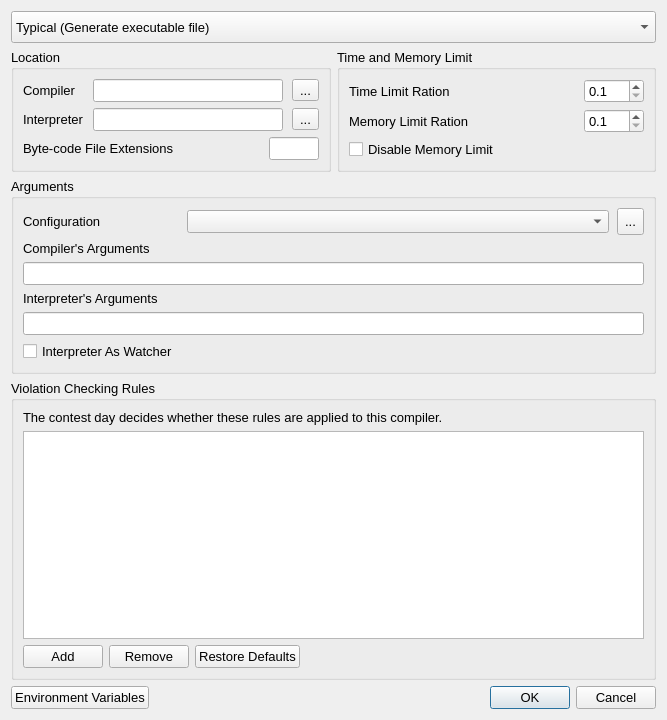
<?xml version="1.0" encoding="UTF-8"?>
<ui version="4.0">
 <class>AdvancedCompilerSettingsDialog</class>
 <widget class="QDialog" name="AdvancedCompilerSettingsDialog">
  <property name="geometry">
   <rect>
    <x>0</x>
    <y>0</y>
    <width>667</width>
    <height>720</height>
   </rect>
  </property>
  <property name="minimumSize">
   <size>
    <width>0</width>
    <height>0</height>
   </size>
  </property>
  <property name="windowTitle">
   <string>Compiler Settings</string>
  </property>
  <layout class="QVBoxLayout" name="verticalLayout">
   <item>
    <layout class="QHBoxLayout" name="horizontalLayout">
     <item>
      <widget class="QComboBox" name="typeSelect">
       <property name="minimumSize">
        <size>
         <width>211</width>
         <height>32</height>
        </size>
       </property>
       <property name="maximumSize">
        <size>
         <width>16777215</width>
         <height>32</height>
        </size>
       </property>
       <property name="font">
        <font>
         <pointsize>10</pointsize>
        </font>
       </property>
       <item>
        <property name="text">
         <string>Typical (Generate executable file)</string>
        </property>
       </item>
       <item>
        <property name="text">
         <string>Interpretive (Generate byte-code file)</string>
        </property>
       </item>
       <item>
        <property name="text">
         <string>Interpretive (Run source code directly)</string>
        </property>
       </item>
      </widget>
     </item>
    </layout>
   </item>
   <item>
    <layout class="QHBoxLayout" name="horizontalLayout_6">
     <item>
      <widget class="QGroupBox" name="locationGroup">
       <property name="font">
        <font>
         <pointsize>10</pointsize>
        </font>
       </property>
       <property name="title">
        <string>Location</string>
       </property>
       <layout class="QVBoxLayout" name="verticalLayout_2">
        <item>
         <layout class="QGridLayout" name="gridLayout">
          <property name="horizontalSpacing">
           <number>9</number>
          </property>
          <item row="0" column="0">
           <widget class="QLabel" name="compilerLabel">
            <property name="sizePolicy">
             <sizepolicy hsizetype="Fixed" vsizetype="Preferred">
              <horstretch>0</horstretch>
              <verstretch>0</verstretch>
             </sizepolicy>
            </property>
            <property name="text">
             <string>Compiler</string>
            </property>
           </widget>
          </item>
          <item row="0" column="1">
           <widget class="QLineEdit" name="compilerLocation"/>
          </item>
          <item row="0" column="2">
           <widget class="QToolButton" name="compilerSelectButton">
            <property name="text">
             <string notr="true">...</string>
            </property>
           </widget>
          </item>
          <item row="1" column="0">
           <widget class="QLabel" name="interpreterLabel">
            <property name="sizePolicy">
             <sizepolicy hsizetype="Fixed" vsizetype="Preferred">
              <horstretch>0</horstretch>
              <verstretch>0</verstretch>
             </sizepolicy>
            </property>
            <property name="text">
             <string>Interpreter</string>
            </property>
           </widget>
          </item>
          <item row="1" column="1">
           <widget class="QLineEdit" name="interpreterLocation"/>
          </item>
          <item row="1" column="2">
           <widget class="QToolButton" name="interpreterSelectButton">
            <property name="text">
             <string notr="true">...</string>
            </property>
           </widget>
          </item>
         </layout>
        </item>
        <item>
         <layout class="QHBoxLayout" name="horizontalLayout_3">
          <property name="spacing">
           <number>9</number>
          </property>
          <item>
           <widget class="QLabel" name="bytecodeExtensionLabel">
            <property name="sizePolicy">
             <sizepolicy hsizetype="Fixed" vsizetype="Preferred">
              <horstretch>0</horstretch>
              <verstretch>0</verstretch>
             </sizepolicy>
            </property>
            <property name="text">
             <string>Byte-code File Extensions</string>
            </property>
           </widget>
          </item>
          <item>
           <spacer name="horizontalSpacer_5">
            <property name="orientation">
             <enum>Qt::Horizontal</enum>
            </property>
            <property name="sizeHint" stdset="0">
             <size>
              <width>40</width>
              <height>20</height>
             </size>
            </property>
           </spacer>
          </item>
          <item>
           <widget class="QLineEdit" name="bytecodeExtension">
            <property name="maximumSize">
             <size>
              <width>50</width>
              <height>16777215</height>
             </size>
            </property>
           </widget>
          </item>
         </layout>
        </item>
       </layout>
      </widget>
     </item>
     <item>
      <widget class="QGroupBox" name="limitGroup">
       <property name="font">
        <font>
         <pointsize>10</pointsize>
        </font>
       </property>
       <property name="title">
        <string>Time and Memory Limit</string>
       </property>
       <layout class="QGridLayout" name="gridLayout_2">
        <property name="horizontalSpacing">
         <number>8</number>
        </property>
        <property name="verticalSpacing">
         <number>6</number>
        </property>
        <item row="1" column="2">
         <widget class="QDoubleSpinBox" name="memoryLimitRatio">
          <property name="decimals">
           <number>1</number>
          </property>
          <property name="minimum">
           <double>0.100000000000000</double>
          </property>
          <property name="maximum">
           <double>999.899999999999977</double>
          </property>
          <property name="singleStep">
           <double>0.100000000000000</double>
          </property>
         </widget>
        </item>
        <item row="0" column="0">
         <widget class="QLabel" name="timeLimitRationLabel">
          <property name="text">
           <string>Time Limit Ration</string>
          </property>
         </widget>
        </item>
        <item row="1" column="0">
         <widget class="QLabel" name="memoryLimitRatioLabel">
          <property name="text">
           <string>Memory Limit Ration</string>
          </property>
         </widget>
        </item>
        <item row="0" column="2">
         <widget class="QDoubleSpinBox" name="timeLimitRatio">
          <property name="decimals">
           <number>1</number>
          </property>
          <property name="minimum">
           <double>0.100000000000000</double>
          </property>
          <property name="maximum">
           <double>999.899999999999977</double>
          </property>
          <property name="singleStep">
           <double>0.100000000000000</double>
          </property>
         </widget>
        </item>
        <item row="2" column="0">
         <widget class="QCheckBox" name="disableMemoryLimit">
          <property name="text">
           <string>Disable Memory Limit</string>
          </property>
         </widget>
        </item>
        <item row="0" column="1">
         <spacer name="horizontalSpacer_2">
          <property name="orientation">
           <enum>Qt::Horizontal</enum>
          </property>
          <property name="sizeHint" stdset="0">
           <size>
            <width>57</width>
            <height>20</height>
           </size>
          </property>
         </spacer>
        </item>
        <item row="1" column="1">
         <spacer name="horizontalSpacer_3">
          <property name="orientation">
           <enum>Qt::Horizontal</enum>
          </property>
          <property name="sizeHint" stdset="0">
           <size>
            <width>57</width>
            <height>20</height>
           </size>
          </property>
         </spacer>
        </item>
       </layout>
      </widget>
     </item>
    </layout>
   </item>
   <item>
    <widget class="QGroupBox" name="argumentsGroup">
     <property name="font">
      <font>
       <pointsize>10</pointsize>
      </font>
     </property>
     <property name="title">
      <string>Arguments</string>
     </property>
     <layout class="QGridLayout" name="gridLayout_3">
      <property name="horizontalSpacing">
       <number>8</number>
      </property>
      <property name="verticalSpacing">
       <number>6</number>
      </property>
      <item row="3" column="0">
       <widget class="QLabel" name="interpreterArgumentsLabel">
        <property name="sizePolicy">
         <sizepolicy hsizetype="Fixed" vsizetype="Preferred">
          <horstretch>0</horstretch>
          <verstretch>0</verstretch>
         </sizepolicy>
        </property>
        <property name="text">
         <string>Interpreter's Arguments</string>
        </property>
       </widget>
      </item>
      <item row="5" column="0">
       <widget class="QCheckBox" name="interpreterAsWatcher">
        <property name="text">
         <string>Interpreter As Watcher</string>
        </property>
       </widget>
      </item>
      <item row="0" column="1">
       <widget class="QComboBox" name="configurationSelect"/>
      </item>
      <item row="0" column="0">
       <widget class="QLabel" name="configurationLabel">
        <property name="sizePolicy">
         <sizepolicy hsizetype="Fixed" vsizetype="Preferred">
          <horstretch>0</horstretch>
          <verstretch>0</verstretch>
         </sizepolicy>
        </property>
        <property name="text">
         <string>Configuration</string>
        </property>
       </widget>
      </item>
      <item row="0" column="2">
       <widget class="QToolButton" name="deleteConfigurationButton">
        <property name="minimumSize">
         <size>
          <width>27</width>
          <height>27</height>
         </size>
        </property>
        <property name="text">
         <string>...</string>
        </property>
        <property name="icon">
         <iconset resource="../../resource.qrc">
          <normaloff>:/icon/edit-delete.svg</normaloff>:/icon/edit-delete.svg</iconset>
        </property>
       </widget>
      </item>
      <item row="1" column="0">
       <widget class="QLabel" name="compilerArgumentsLabel">
        <property name="sizePolicy">
         <sizepolicy hsizetype="Fixed" vsizetype="Preferred">
          <horstretch>0</horstretch>
          <verstretch>0</verstretch>
         </sizepolicy>
        </property>
        <property name="text">
         <string>Compiler's Arguments</string>
        </property>
       </widget>
      </item>
      <item row="2" column="0" colspan="3">
       <widget class="QLineEdit" name="compilerArguments"/>
      </item>
      <item row="4" column="0" colspan="3">
       <widget class="QLineEdit" name="interpreterArguments"/>
      </item>
     </layout>
    </widget>
   </item>
   <item>
    <widget class="QGroupBox" name="violationGroup">
     <property name="font">
      <font>
       <pointsize>10</pointsize>
      </font>
     </property>
     <property name="title">
      <string>Violation Checking Rules</string>
     </property>
     <layout class="QVBoxLayout" name="violationLayout">
      <property name="spacing">
       <number>6</number>
      </property>
      <item>
       <widget class="QLabel" name="violationHint">
        <property name="text">
         <string>The contest day decides whether these rules are applied to this compiler.</string>
        </property>
        <property name="wordWrap">
         <bool>true</bool>
        </property>
       </widget>
      </item>
      <item>
       <widget class="QTableWidget" name="violationTable">
        <property name="minimumSize">
         <size>
          <width>0</width>
          <height>130</height>
         </size>
        </property>
        <property name="selectionBehavior">
         <enum>QAbstractItemView::SelectRows</enum>
        </property>
        <attribute name="verticalHeaderVisible">
         <bool>false</bool>
        </attribute>
       </widget>
      </item>
      <item>
       <layout class="QHBoxLayout" name="violationButtonLayout">
        <item>
         <widget class="QPushButton" name="addViolationRuleButton">
          <property name="text">
           <string>Add</string>
          </property>
         </widget>
        </item>
        <item>
         <widget class="QPushButton" name="removeViolationRuleButton">
          <property name="text">
           <string>Remove</string>
          </property>
         </widget>
        </item>
        <item>
         <widget class="QPushButton" name="defaultViolationRulesButton">
          <property name="text">
           <string>Restore Defaults</string>
          </property>
         </widget>
        </item>
        <item>
         <spacer name="violationSpacer">
          <property name="orientation">
           <enum>Qt::Horizontal</enum>
          </property>
          <property name="sizeHint" stdset="0">
           <size>
            <width>40</width>
            <height>20</height>
           </size>
          </property>
         </spacer>
        </item>
       </layout>
      </item>
     </layout>
    </widget>
   </item>
   <item>
    <layout class="QHBoxLayout" name="horizontalLayout_2">
     <item>
      <widget class="QPushButton" name="environmentVariablesButton">
       <property name="font">
        <font>
         <pointsize>10</pointsize>
        </font>
       </property>
       <property name="text">
        <string>Environment Variables</string>
       </property>
      </widget>
     </item>
     <item>
      <spacer name="horizontalSpacer_4">
       <property name="orientation">
        <enum>Qt::Horizontal</enum>
       </property>
       <property name="sizeHint" stdset="0">
        <size>
         <width>40</width>
         <height>20</height>
        </size>
       </property>
      </spacer>
     </item>
     <item>
      <widget class="QDialogButtonBox" name="buttonBox">
       <property name="font">
        <font>
         <pointsize>10</pointsize>
        </font>
       </property>
       <property name="orientation">
        <enum>Qt::Horizontal</enum>
       </property>
       <property name="standardButtons">
        <set>QDialogButtonBox::Cancel|QDialogButtonBox::Ok</set>
       </property>
      </widget>
     </item>
    </layout>
   </item>
  </layout>
 </widget>
 <tabstops>
  <tabstop>typeSelect</tabstop>
  <tabstop>compilerLocation</tabstop>
  <tabstop>compilerSelectButton</tabstop>
  <tabstop>interpreterLocation</tabstop>
  <tabstop>interpreterSelectButton</tabstop>
  <tabstop>bytecodeExtension</tabstop>
  <tabstop>timeLimitRatio</tabstop>
  <tabstop>memoryLimitRatio</tabstop>
  <tabstop>disableMemoryLimit</tabstop>
  <tabstop>configurationSelect</tabstop>
  <tabstop>deleteConfigurationButton</tabstop>
  <tabstop>compilerArguments</tabstop>
  <tabstop>interpreterArguments</tabstop>
  <tabstop>interpreterAsWatcher</tabstop>
  <tabstop>environmentVariablesButton</tabstop>
 </tabstops>
 <resources>
  <include location="../../resource.qrc"/>
 </resources>
 <connections>
  <connection>
   <sender>buttonBox</sender>
   <signal>rejected()</signal>
   <receiver>AdvancedCompilerSettingsDialog</receiver>
   <slot>reject()</slot>
   <hints>
    <hint type="sourcelabel">
     <x>316</x>
     <y>260</y>
    </hint>
    <hint type="destinationlabel">
     <x>286</x>
     <y>274</y>
    </hint>
   </hints>
  </connection>
 </connections>
</ui>
